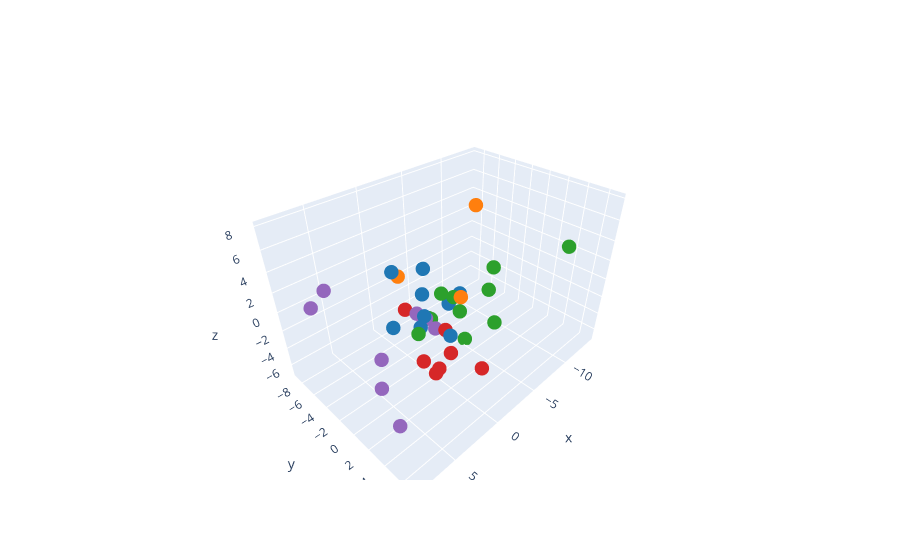

Source (notebook cell):
### Code cell
import plotly.graph_objects as go
from matplotlib import cm

# get tab10 RGBA colors from matplotlib
tab10 = cm.get_cmap('tab20')
colors = [f'rgba({int(r*255)}, {int(g*255)}, {int(b*255)}, {a})' 
          for r, g, b, a in tab10(np.linspace(0, 1, 10))]

mean_lda = clustered.groupby(['mouse_name', 'mouse_cluster'])[np.arange(0, 3, 1)].mean().reset_index()
fig = go.Figure(
    data=go.Scatter3d(
        x=mean_lda[0],
        y=mean_lda[1],
        z=mean_lda[2],
        mode='markers',## Correlate with feature probability
        marker=dict(
            size=5,
            color=[colors[c] for c in mean_lda['mouse_cluster']]  # assign tab10 color per cluster
        )))

fig.show()

### Figure 1 — Plotly figure (JSON) as saved in the notebook; plotly's stock layout.template omitted (floating-point values rounded to 4 significant figures)
{"data": [{"marker": {"color": ["rgba(214, 39, 40, 1.0)", "rgba(148, 103, 189, 1.0)", "rgba(148, 103, 189, 1.0)", "rgba(148, 103, 189, 1.0)", "rgba(148, 103, 189, 1.0)", "rgba(148, 103, 189, 1.0)", "rgba(44, 160, 44, 1.0)", "rgba(44, 160, 44, 1.0)", "rgba(44, 160, 44, 1.0)", "rgba(44, 160, 44, 1.0)", "rgba(31, 119, 180, 1.0)", "rgba(255, 127, 14, 1.0)", "rgba(44, 160, 44, 1.0)", "rgba(44, 160, 44, 1.0)", "rgba(44, 160, 44, 1.0)", "rgba(44, 160, 44, 1.0)", "rgba(31, 119, 180, 1.0)", "rgba(148, 103, 189, 1.0)", "rgba(31, 119, 180, 1.0)", "rgba(148, 103, 189, 1.0)", "rgba(214, 39, 40, 1.0)", "rgba(214, 39, 40, 1.0)", "rgba(214, 39, 40, 1.0)", "rgba(44, 160, 44, 1.0)", "rgba(31, 119, 180, 1.0)", "rgba(214, 39, 40, 1.0)", "rgba(31, 119, 180, 1.0)", "rgba(214, 39, 40, 1.0)", "rgba(31, 119, 180, 1.0)", "rgba(31, 119, 180, 1.0)", "rgba(31, 119, 180, 1.0)", "rgba(214, 39, 40, 1.0)", "rgba(44, 160, 44, 1.0)", "rgba(255, 127, 14, 1.0)", "rgba(255, 127, 14, 1.0)", "rgba(148, 103, 189, 1.0)", "rgba(44, 160, 44, 1.0)", "rgba(31, 119, 180, 1.0)", "rgba(148, 103, 189, 1.0)"], "size": 5}, "mode": "markers", "type": "scatter3d", "x": [2.011, 6.442, 6.83, 7.106, 8.408, 0.3188, 2.584, -2.527, -0.1065, -7.174, -3.599, -5.255, -3.547, -6.326, -4.156, -5.294, -3.983, 0.3599, 0.9447, 1.722, 3.366, 5.191, 2.648, -14.08, 2.138, 1.831, 2.262, 3.352, 3.281, 3.012, 1.652, 1.015, -8.553, -2.783, -0.02433, 3.734, -0.8256, 0.4341, 0.07157], "y": [3.367, -8.875, -5.046, 1.752, 5.446, -0.7207, 0.9095, -0.2737, -0.8381, -0.209, -0.5579, -0.4843, -2.873, 1.4, -1.042, -1.37, -2.337, -0.9598, -0.1439, -0.2241, 4.066, 5.683, 4.575, 3.516, 4.017, 6.915, 1.311, 2.298, -1.397, -1.36, 0.1065, -2.596, -0.8943, 0.3541, -4.633, -2.95, -1.374, -0.963, 0.1394], "z": [1.496, -0.7251, 3.262, -2.148, -1.985, -0.7075, -0.04872, 0.2991, -0.9689, -1.208, 0.002316, 7.922, -1.17, -3.742, -2.576, -6.871, -2.269, -0.9953, 4.816, 0.8794, -1.057, 0.9292, 0.386, 2.134, 1.409, -0.1035, 1.776, -1.538, -0.3781, 4.907, -0.4064, -0.4096, 0.3472, 0.4876, 1.543, -4.68, -1.78, 1.748, -1.429]}], "layout": {}}
